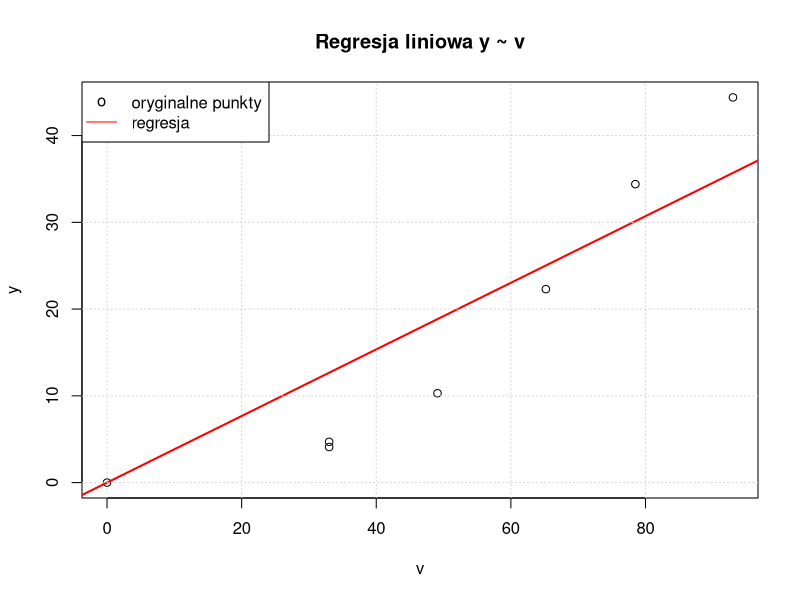
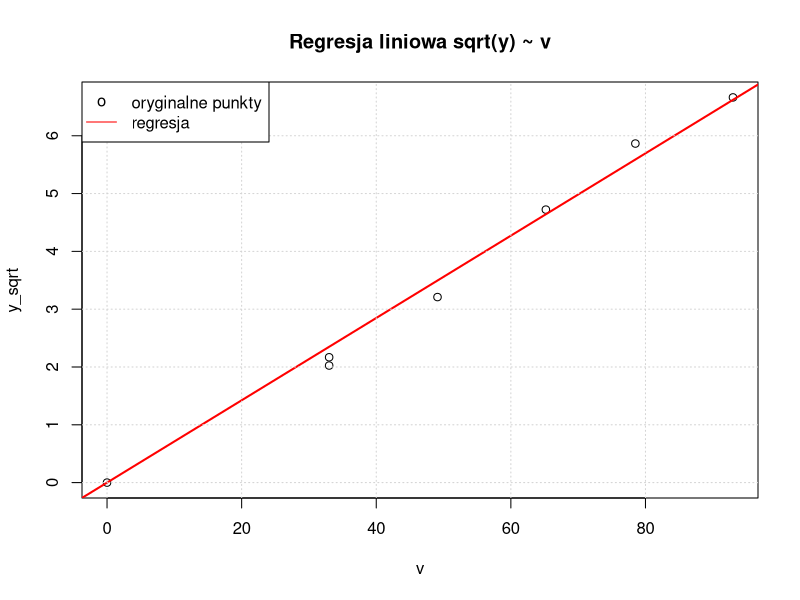

Recreate these plots in R, in order.
# setwd(...)

# Zad 3
v <- c(0, 33.0, 33.0, 49.1, 65.2, 78.5, 93.0)
y <- c(0, 4.7, 4.1, 10.3, 22.3, 34.4, 44.4)

model_1 <- lm(formula = y ~ v - 1)

y_sqrt <- sqrt(y)

model_2 <- lm(formula = y_sqrt ~ v - 1)

plot(v, y)
abline(model_1, col = "red", lwd = 2)
grid() 
title("Regresja liniowa y ~ v")
legend("topleft", 1, lty = c(0, 1), c("oryginalne punkty", "regresja"), pch = c("o", ""), col = c("black", "red"))

plot(v, y_sqrt)
abline(model_2, col = "red", lwd = 2)
grid() 
title("Regresja liniowa sqrt(y) ~ v")
legend("topleft", 1, lty = c(0, 1), c("oryginalne punkty", "regresja"), pch = c("o", ""), col = c("black", "red"))
